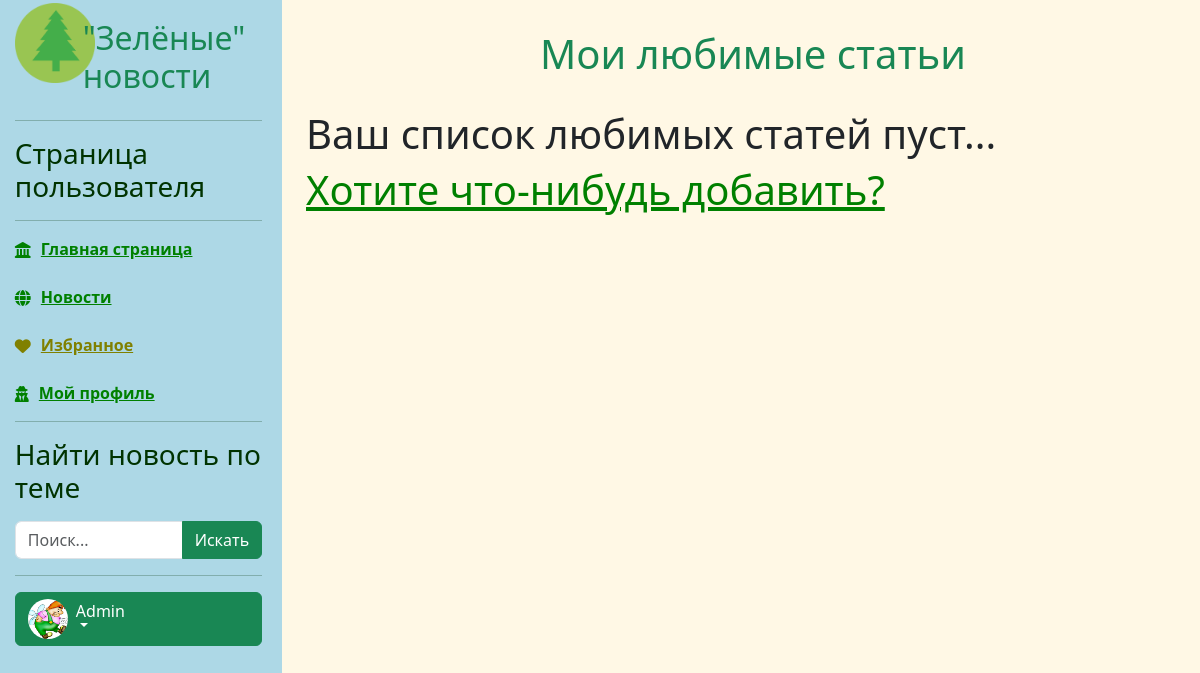
The page /users/favarticles (signed in) on the database as committed earlier.
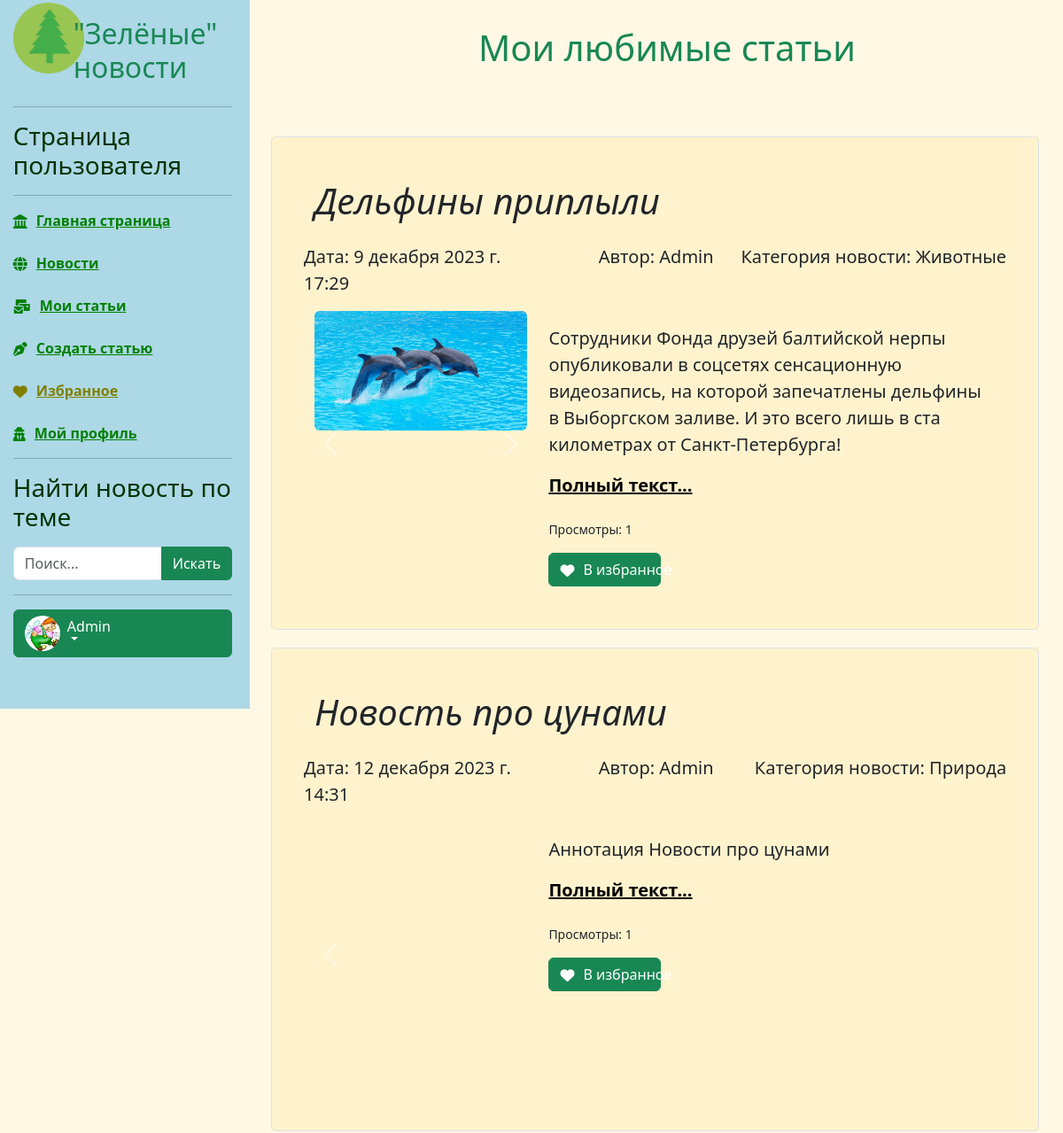
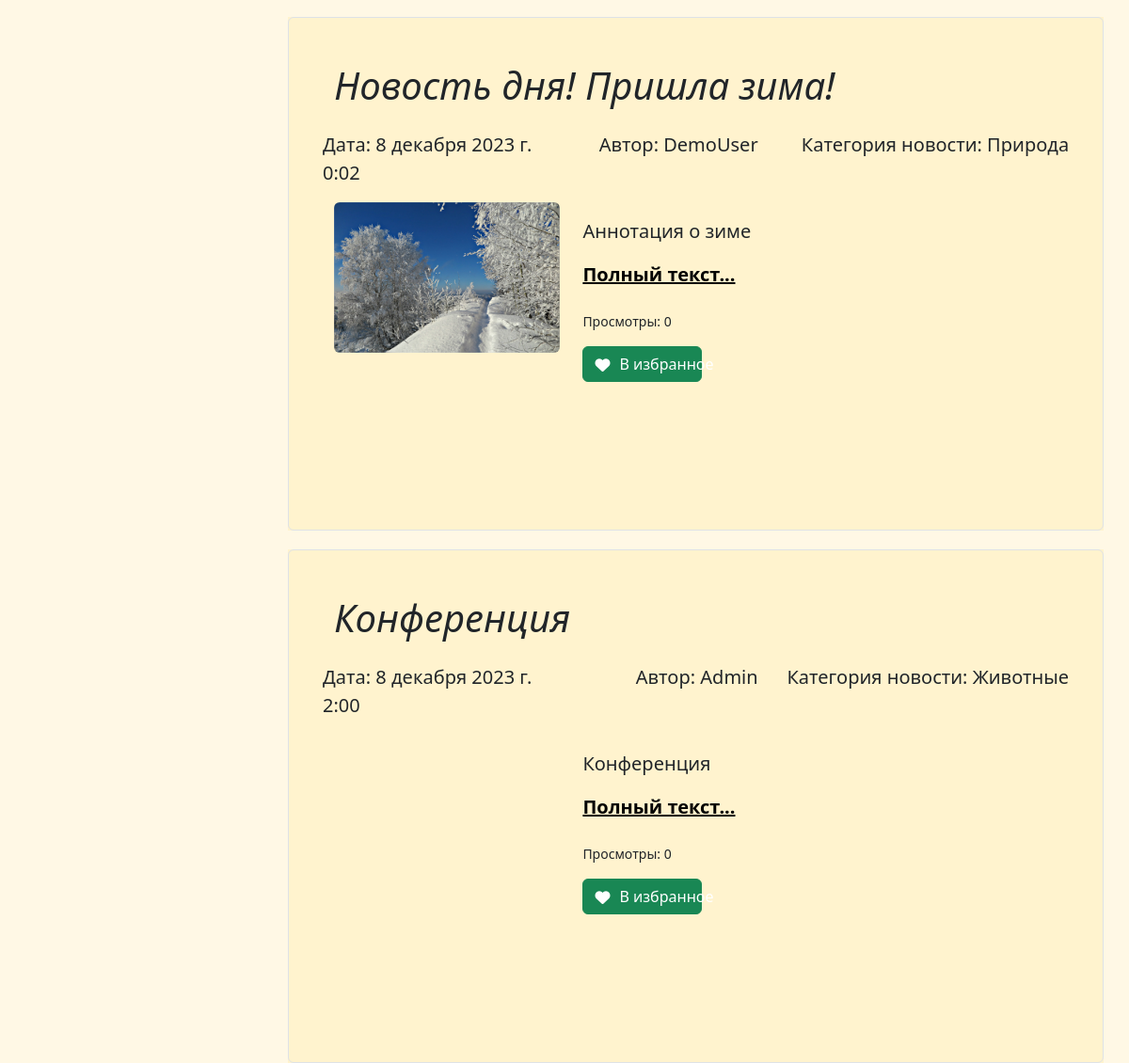
The same page on the database as committed later (2 pictures, top to bottom).
### users/models.py (models this page shows)
class FavoriteArticle(models.Model):
    user = models.ForeignKey(User,on_delete=models.SET_NULL,null=True)
    article = models.ForeignKey(Article,on_delete=models.SET_NULL,null=True)
    create_at=models.DateTimeField(auto_now_add=True)

### news/models.py (models this page shows, shortened)
class Article(models.Model):
    categories = (('A', 'Животные'),
                  ('P', 'Растения'),
                  ('M', 'Микромир'),
                  ('W', 'Вода'),
                  ('N', 'Природа'))
    author = models.ForeignKey(User, on_delete=models.SET_NULL, null=True)
    title = models.CharField('Название', max_length=50, default='') #указывать длину обязательно#
    anouncement = models.TextField('Аннотация', max_length=250) #можно не указывать длину#
    text = models.TextField('Текст новости')
    date = models.DateTimeField('Дата публикации', auto_now=True) # auto_now=True - автоизменение новости auto_create=True - автосоздание новости#
    category = models.CharField(choices=categories, max_length=20, verbose_name='Категории')
    tags = models.ManyToManyField( to=Tag, blank=True, verbose_name='Теги')
    status = models.BooleanField(default=True)
    objects = models.Manager()
    published = PublishedToday()
    def get_views(self):
        return self.views.count()
    class Meta:
        ordering = ['title','date']
        verbose_name= 'Новость'
        verbose_name_plural='Новости'
    def get_absolute_url(self):
        return f'/news/{self.id}' # еще допускается ключ pk#
    class Meta:
        ordering = ['date','title']
        verbose_name ='Новость'
        verbose_name_plural ='Новости'

class Image(models.Model):
    article = models.ForeignKey(Article, on_delete=models.CASCADE)
    title = models.CharField(max_length=50, blank=True)
    image = models.ImageField(default='default1.jpg', null=True, upload_to='images/') #лучше добавить поле default !!!
    class Meta:
        ordering = ['title']
        verbose_name = 'Картинка'
        verbose_name_plural = 'Картинки'

### users/views.py (the view)
# urls.py: path('favarticles', views.favorites_articles, name='favorites_articles'),
def favorites_articles(request):
    bookmark = FavoriteArticle.objects.filter(user=request.user)
    total = len(bookmark)
    p = Paginator(bookmark,4)
    page_number = request.GET.get('page')
    page_obj = p.get_page(page_number)
    context = {'articles': page_obj, 'total':total,}
    return render(request, 'users/favorites_articles.html', context)

### users/templatetags/users_extras.py (called while the page is built)
@register.filter(name="has_group")
def has_group(user,group_name):
    return user.groups.filter(name=group_name).exists()

### users/templates/users/favorites_articles.html (shortened to what this page needs)
{% extends 'main/base.html' %}
{% load static %}
{% load bootstrap5 %}
{% block sidebar %} {% include 'users/user_panel.html' %} {% endblock %}
{% block content %}
<div class="row">
    <div class="text-center" style="margin-top:30px;">
        <h1 class="text-success">Мои любимые статьи</h1><br/>
    </div>
    <div class="content_center">
        {% if articles|length != 0 %}
        <br/>
        {% for article in articles %}
        <div class="single_news bg-warning bg-opacity-10">
            <div class="p-4 p-md-5 border rounded">
                <h1 class="display-6 fst-italic"> {{ article.article.title }}</h1>
                <div class="row">
                    <div class="col-md-4 lead px-0 my-3">Дата: {{ article.article.date }}</div>
                    <div class="col-md-3 lead px-0 my-3 text-end">Автор: {{ article.article.author }}</div>
                    <div class="col-md-5 lead px-0 my-3 text-end">Категория новости: {{ article.article.get_category_display }}
                    </div>
                </div>
                <div class="row">
                    <div class="col-4 ">
                        {% if article.article.image_set.all %}
                        <div id="carouselControls" class="carousel slide" data-ride="carousel">
                            <div class="carousel-inner" role="listbox"
                                 style=" width:auto; height: 300px !important;">
                                {% for image in article.article.image_set.all %}
                                <div class="carousel-item {% if forloop.counter == 1 %} active {% endif %}">
                                    <img class="d-block img-responsive img-fluid rounded" src="{{ image.image.url }}"
                                    >
                                </div>
                                {% endfor %}
                            </div>
                            <a class="carousel-control-prev" href="#carouselControls" role="button"
                               data-slide="prev">
                                <span class="carousel-control-prev-icon" aria-hidden="true"></span>
                            </a>
                            <a class="carousel-control-next" href="#carouselControls" role="button"
                               data-slide="next">
                                <span class="carousel-control-next-icon" aria-hidden="true"></span>
                            </a>
                        </div>
                        {% endif%}
                    </div>
                    <div class="col-8 ">
                        <p class="lead my-3">{{ article.article.anouncement }}</p>
                        <p class="lead mb-0"><a href="{{ article.article.get_absolute_url }}" class="text-black fw-bold">Полный
                            текст...</a></p>
                        <br/>
                        <p><small>Просмотры: {{ article.article.get_views }}</small></p>
                        <a class="btn btn-success text-start col-3" href="{% url 'favorites' article.pk %}">
                            <i class="fa-solid fa-heart menu-icon"></i>
                            <div class="d-none d-lg-block"> В избранное</div>
                        </a>
                    </div>
                </div>
            </div>
        </div>
        {% endfor %}
        {% else %}
        <div class="content_center">
            <div class="row">
                <h1> Ваш список любимых статей пуст... </h1>
                <a class="ml-2" href="{% url 'news_index' %}"><h1> Хотите что-нибудь добавить?</h1></a>
            </div>
        </div>
        {% endif %}
    </div>
{% endblock %}

### users/templates/users/user_panel.html (shortened to what the changed rows need)
{% load static %}
{% load bootstrap5 %}
{% bootstrap_css %}
{% load users_extras %}
<link rel="stylesheet" href="{% static 'main/css/style.css' %}">
<aside>
    <div class="container-fluid">
                <div class="row">
                    <div class="col-10 col-sm-10 col-md-9 col-ld-9">
                        <h2 class="text-success mt-3 d-none d-xl-block responsive-title">"Зелёные" новости</h2>
                    </div>
                </div>
                <ul class="nav nav-pills flex-column mb-auto" >
                    <br/>
                    <br/>
                    {% if request.user|has_group:"Author" %}
                    <li class="nav-item fw-bold">
                        <a href="{% url 'my_articles' %}" {% if request.resolver_match.view_name == "my_articles" %} class="link-active" aria-current="page" {% endif %}>
                            <i class="fa-solid fa-envelopes-bulk menu-icon"></i>
                            <div class="d-none d-lg-block"> Мои статьи</div>
                        </a>
                    </li>
                    <br/>
                    <li class="nav-item fw-bold">
                        <a href="{% url 'create_article' %}" {% if request.resolver_match.view_name == "create" %} class="link-active" aria-current="page" {% endif %}>
                            <i class="fa-solid fa-pen-nib menu-icon"></i>
                            <div class="d-none d-lg-block"> Создать статью</div>
                        </a>
                    </li>
                    <br/>
                    {% endif %}
                    <br/>
                </ul>
    </div>
</aside>

Rows that differ between the two databases and show on the page:
added FavoriteArticle: article "Дельфины приплыли", article "9 декабря 2023 г. 17:29", article.author "Admin", article.category "Животные", article.anouncement "Сотрудники Фонда друзей балтийской нерпы опубликовали в соцсетях сенсационную видеозапись, на которой запечатлены дельфины в Выборгском заливе. И это всего лишь в ста километрах от Санкт-Петербурга!", article.get_views "1"
now on this page (row unchanged): Image: image (picture), shown under "Дельфины приплыли"
added FavoriteArticle: article "Новость про цунами", article "12 декабря 2023 г. 14:31", article.author "Admin", article.category "Природа", article.anouncement "Аннотация Новости про цунами", article.get_views "1"
now on this page (row unchanged): Image: image (picture), shown under "Новость про цунами"
added FavoriteArticle: article "Новость дня! Пришла зима!", article "8 декабря 2023 г. 0:02", article.author "DemoUser", article.category "Природа", article.anouncement "Аннотация о зиме", article.get_views "0"
now on this page (row unchanged): Image: image (picture), shown under "Новость дня! Пришла зима!"
added FavoriteArticle: article "Конференция", article "8 декабря 2023 г. 2:00", article.author "Admin", article.category "Животные", article.anouncement "Конференция", article.get_views "0"
now on this page (row unchanged): Image: image (picture), shown under "Конференция"
Other text that changed with them:
text no longer shown: "Ваш список любимых статей пуст... Хотите что-нибудь добавить?"
text now shown: "Мои статьи Создать статью"
